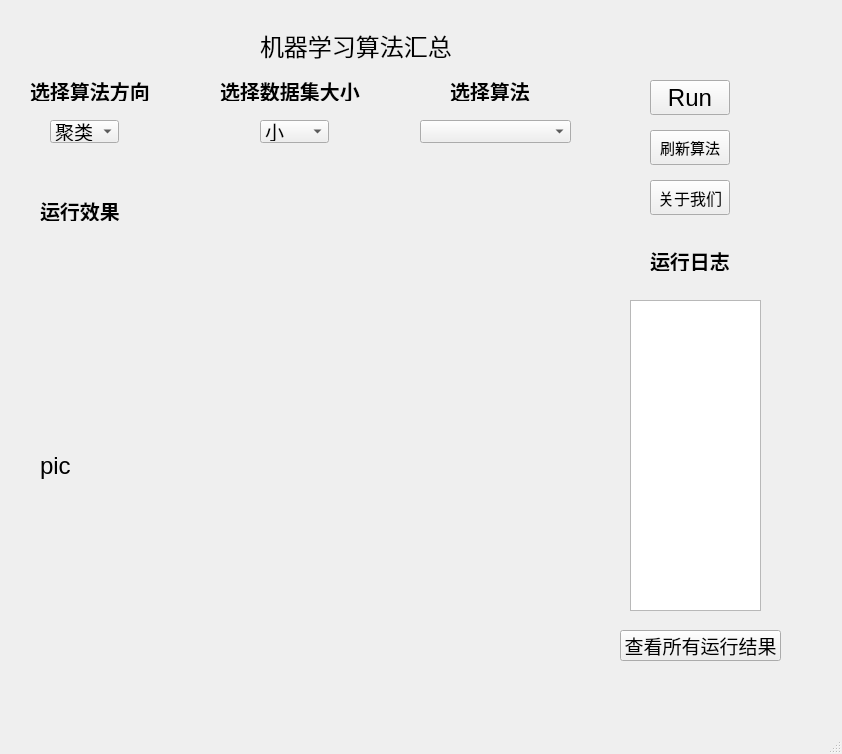
<?xml version="1.0" encoding="UTF-8"?>
<ui version="4.0">
 <class>MainWindow</class>
 <widget class="QMainWindow" name="MainWindow">
  <property name="geometry">
   <rect>
    <x>0</x>
    <y>0</y>
    <width>842</width>
    <height>754</height>
   </rect>
  </property>
  <property name="font">
   <font>
    <pointsize>18</pointsize>
   </font>
  </property>
  <property name="windowTitle">
   <string>MainWindow</string>
  </property>
  <widget class="QWidget" name="centralwidget">
   <widget class="QLabel" name="title">
    <property name="geometry">
     <rect>
      <x>260</x>
      <y>30</y>
      <width>191</width>
      <height>31</height>
     </rect>
    </property>
    <property name="text">
     <string>机器学习算法汇总</string>
    </property>
   </widget>
   <widget class="QPushButton" name="about_us">
    <property name="geometry">
     <rect>
      <x>650</x>
      <y>180</y>
      <width>80</width>
      <height>35</height>
     </rect>
    </property>
    <property name="font">
     <font>
      <pointsize>12</pointsize>
     </font>
    </property>
    <property name="text">
     <string>关于我们</string>
    </property>
   </widget>
   <widget class="QComboBox" name="choose_orient">
    <property name="geometry">
     <rect>
      <x>50</x>
      <y>120</y>
      <width>69</width>
      <height>23</height>
     </rect>
    </property>
    <property name="font">
     <font>
      <pointsize>14</pointsize>
     </font>
    </property>
    <item>
     <property name="text">
      <string>聚类</string>
     </property>
    </item>
    <item>
     <property name="text">
      <string>预测</string>
     </property>
    </item>
    <item>
     <property name="text">
      <string>分类</string>
     </property>
    </item>
   </widget>
   <widget class="QLabel" name="choose_orient_lable">
    <property name="geometry">
     <rect>
      <x>30</x>
      <y>80</y>
      <width>131</width>
      <height>21</height>
     </rect>
    </property>
    <property name="font">
     <font>
      <pointsize>15</pointsize>
      <weight>75</weight>
      <bold>true</bold>
     </font>
    </property>
    <property name="text">
     <string>选择算法方向</string>
    </property>
   </widget>
   <widget class="QLabel" name="choose_data_lable">
    <property name="geometry">
     <rect>
      <x>220</x>
      <y>80</y>
      <width>151</width>
      <height>21</height>
     </rect>
    </property>
    <property name="font">
     <font>
      <pointsize>15</pointsize>
      <weight>75</weight>
      <bold>true</bold>
     </font>
    </property>
    <property name="text">
     <string>选择数据集大小</string>
    </property>
   </widget>
   <widget class="QComboBox" name="choose_data">
    <property name="geometry">
     <rect>
      <x>260</x>
      <y>120</y>
      <width>69</width>
      <height>23</height>
     </rect>
    </property>
    <property name="font">
     <font>
      <pointsize>14</pointsize>
     </font>
    </property>
    <item>
     <property name="text">
      <string>小</string>
     </property>
    </item>
    <item>
     <property name="text">
      <string>中</string>
     </property>
    </item>
    <item>
     <property name="text">
      <string>大</string>
     </property>
    </item>
    <item>
     <property name="text">
      <string>自定义</string>
     </property>
    </item>
   </widget>
   <widget class="QLabel" name="choose_algorithme_lable">
    <property name="geometry">
     <rect>
      <x>450</x>
      <y>80</y>
      <width>121</width>
      <height>21</height>
     </rect>
    </property>
    <property name="font">
     <font>
      <pointsize>15</pointsize>
      <weight>75</weight>
      <bold>true</bold>
     </font>
    </property>
    <property name="text">
     <string>选择算法</string>
    </property>
   </widget>
   <widget class="QComboBox" name="choose_algorithme">
    <property name="geometry">
     <rect>
      <x>420</x>
      <y>120</y>
      <width>151</width>
      <height>23</height>
     </rect>
    </property>
    <property name="font">
     <font>
      <pointsize>14</pointsize>
     </font>
    </property>
   </widget>
   <widget class="QPushButton" name="run">
    <property name="geometry">
     <rect>
      <x>650</x>
      <y>80</y>
      <width>80</width>
      <height>35</height>
     </rect>
    </property>
    <property name="text">
     <string>Run</string>
    </property>
   </widget>
   <widget class="QLabel" name="ans_lable">
    <property name="geometry">
     <rect>
      <x>40</x>
      <y>200</y>
      <width>91</width>
      <height>21</height>
     </rect>
    </property>
    <property name="font">
     <font>
      <pointsize>15</pointsize>
      <weight>75</weight>
      <bold>true</bold>
     </font>
    </property>
    <property name="text">
     <string>运行效果</string>
    </property>
   </widget>
   <widget class="QLabel" name="ans">
    <property name="geometry">
     <rect>
      <x>40</x>
      <y>270</y>
      <width>531</width>
      <height>391</height>
     </rect>
    </property>
    <property name="text">
     <string>pic</string>
    </property>
   </widget>
   <widget class="QPushButton" name="pushButton">
    <property name="geometry">
     <rect>
      <x>650</x>
      <y>130</y>
      <width>80</width>
      <height>35</height>
     </rect>
    </property>
    <property name="font">
     <font>
      <pointsize>11</pointsize>
      <weight>50</weight>
      <bold>false</bold>
     </font>
    </property>
    <property name="text">
     <string>刷新算法</string>
    </property>
   </widget>
   <widget class="QLabel" name="ans_lable_2">
    <property name="geometry">
     <rect>
      <x>650</x>
      <y>250</y>
      <width>91</width>
      <height>21</height>
     </rect>
    </property>
    <property name="font">
     <font>
      <pointsize>15</pointsize>
      <weight>75</weight>
      <bold>true</bold>
     </font>
    </property>
    <property name="text">
     <string>运行日志</string>
    </property>
   </widget>
   <widget class="QTextEdit" name="textEdit">
    <property name="geometry">
     <rect>
      <x>630</x>
      <y>300</y>
      <width>131</width>
      <height>311</height>
     </rect>
    </property>
   </widget>
   <widget class="QPushButton" name="all_ans">
    <property name="geometry">
     <rect>
      <x>620</x>
      <y>630</y>
      <width>161</width>
      <height>31</height>
     </rect>
    </property>
    <property name="font">
     <font>
      <pointsize>14</pointsize>
     </font>
    </property>
    <property name="text">
     <string>查看所有运行结果</string>
    </property>
   </widget>
  </widget>
  <widget class="QMenuBar" name="menubar">
   <property name="geometry">
    <rect>
     <x>0</x>
     <y>0</y>
     <width>842</width>
     <height>23</height>
    </rect>
   </property>
  </widget>
  <widget class="QStatusBar" name="statusbar"/>
 </widget>
 <resources/>
 <connections/>
</ui>
